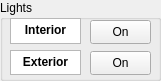
     <widget class="QGroupBox" name="light_box">
      <property name="geometry">
       <rect>
        <x>10</x>
        <y>480</y>
        <width>161</width>
        <height>81</height>
       </rect>
      </property>
      <property name="title">
       <string>Lights</string>
      </property>
      <widget class="QPushButton" name="interior_button">
       <property name="geometry">
        <rect>
         <x>90</x>
         <y>20</y>
         <width>61</width>
         <height>24</height>
        </rect>
       </property>
       <property name="text">
        <string>On</string>
       </property>
      </widget>
      <widget class="QPushButton" name="exterior_button">
       <property name="geometry">
        <rect>
         <x>90</x>
         <y>51</y>
         <width>61</width>
         <height>24</height>
        </rect>
       </property>
       <property name="text">
        <string>On</string>
       </property>
      </widget>
      <widget class="QTextBrowser" name="exterior_txt">
       <property name="geometry">
        <rect>
         <x>10</x>
         <y>50</y>
         <width>71</width>
         <height>25</height>
        </rect>
       </property>
       <property name="html">
        <string>&lt;!DOCTYPE HTML PUBLIC &quot;-//W3C//DTD HTML 4.0//EN&quot; &quot;http://www.w3.org/TR/REC-html40/strict.dtd&quot;&gt;
&lt;html&gt;&lt;head&gt;&lt;meta name=&quot;qrichtext&quot; content=&quot;1&quot; /&gt;&lt;meta charset=&quot;utf-8&quot; /&gt;&lt;style type=&quot;text/css&quot;&gt;
p, li { white-space: pre-wrap; }
hr { height: 1px; border-width: 0; }
li.unchecked::marker { content: &quot;\2610&quot;; }
li.checked::marker { content: &quot;\2612&quot;; }
&lt;/style&gt;&lt;/head&gt;&lt;body style=&quot; font-family:'Segoe UI'; font-size:10pt; font-weight:400; font-style:normal;&quot;&gt;
&lt;p align=&quot;center&quot; style=&quot; margin-top:0px; margin-bottom:0px; margin-left:0px; margin-right:0px; -qt-block-indent:0; text-indent:0px;&quot;&gt;&lt;span style=&quot; font-family:'MS Shell Dlg 2'; font-size:9pt; font-weight:696;&quot;&gt;Exterior&lt;/span&gt;&lt;/p&gt;&lt;/body&gt;&lt;/html&gt;</string>
       </property>
      </widget>
      <widget class="QTextBrowser" name="interior_txt">
       <property name="geometry">
        <rect>
         <x>10</x>
         <y>18</y>
         <width>71</width>
         <height>26</height>
        </rect>
       </property>
       <property name="html">
        <string>&lt;!DOCTYPE HTML PUBLIC &quot;-//W3C//DTD HTML 4.0//EN&quot; &quot;http://www.w3.org/TR/REC-html40/strict.dtd&quot;&gt;
&lt;html&gt;&lt;head&gt;&lt;meta name=&quot;qrichtext&quot; content=&quot;1&quot; /&gt;&lt;meta charset=&quot;utf-8&quot; /&gt;&lt;style type=&quot;text/css&quot;&gt;
p, li { white-space: pre-wrap; }
hr { height: 1px; border-width: 0; }
li.unchecked::marker { content: &quot;\2610&quot;; }
li.checked::marker { content: &quot;\2612&quot;; }
&lt;/style&gt;&lt;/head&gt;&lt;body style=&quot; font-family:'Segoe UI'; font-size:10pt; font-weight:400; font-style:normal;&quot;&gt;
&lt;p align=&quot;center&quot; style=&quot; margin-top:0px; margin-bottom:0px; margin-left:0px; margin-right:0px; -qt-block-indent:0; text-indent:0px;&quot;&gt;&lt;span style=&quot; font-size:9pt; font-weight:696;&quot;&gt;Interior&lt;/span&gt;&lt;/p&gt;&lt;/body&gt;&lt;/html&gt;</string>
       </property>
      </widget>
     </widget>
